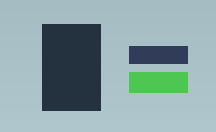
#> input picture 比赛/华为杯/卷子/代码填空练习/B_客服运营与设备巡检/data/inspection.jpg, 216 x 132 px
$ python B04.py   (older library calls are emulated)
#> lines starting #> are read from the running program, lines starting #| are printed output that depends on the picture; after the words box and inside, x2 and y2 are one past the last pixel; in counts of white or black regions, pixels touching at a corner belong together
# B04：参考实现。
# 通过脚本位置找文件，PyCharm 的工作目录不同也能运行。
import os  # 处理路径与输出目录。
HERE = os.path.dirname(os.path.abspath(__file__))  # 当前脚本所在目录。
DATA = os.path.normpath(os.path.join(HERE, "..", "..", "..", "B_客服运营与设备巡检", "data"))  # 随卷数据目录。
OUT = os.path.join(HERE, "outputs", "B04")  # 本题产物目录；不覆盖输入。
os.makedirs(OUT, exist_ok=True)  # 第一次运行也能保存。

import cv2
import matplotlib.image as mpimg
import matplotlib.pyplot as plt
import numpy as np
import pandas as pd

rgb = mpimg.imread(os.path.join(DATA, 'inspection.jpg'))
#> rgb is the input picture: shape (132, 216, 3); mean R, G, B 137.3, 162.5, 165.2
# 输入通道顺序不同会改变灰度和最终边缘。
gray = cv2.cvtColor(rgb, cv2.COLOR_RGB2GRAY)
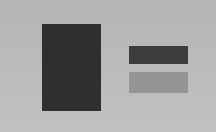
#> gray: shape (132, 216); min 46, max 192, mean 155.4
# 对 x 方向求一阶导；x 表示亮度变化方向，不是边线朝向。
gx = cv2.Sobel(gray, cv2.CV_32F, 1, 0, ksize=3)
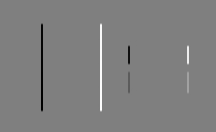
#> gx: shape (132, 216) float32; min -576, max 578, mean 0; drawn with min black and max white
# 对 y 方向求一阶导；不要把两个参数对写成一样。
gy = cv2.Sobel(gray, cv2.CV_32F, 0, 1, ksize=3)
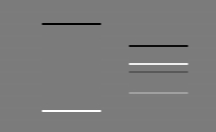
#> gy: shape (132, 216) float32; min -544, max 578, mean 0.6; drawn with min black and max white
mag = cv2.magnitude(gx, gy)
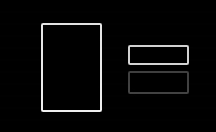
#> mag: shape (132, 216) float32; min 0, max 612.4, mean 18.9; drawn with min black and max white
# 使用合成幅值筛选强边缘，阈值边界包含等号。
strong = mag >= 120
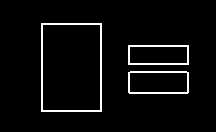
#> strong: shape (132, 216) bool; 4.2% white in thin lines or dots, all inside (x1, y1, x2, y2) = (41, 23, 189, 112)
# 方向占优比较绝对值，否则负的强梯度会被误判。
x_edge = strong & (np.abs(gx) >= np.abs(gy))
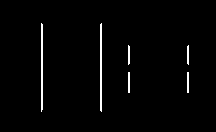
#> x_edge: shape (132, 216) bool; 1.8% white in thin lines or dots, all inside (x1, y1, x2, y2) = (41, 23, 189, 112)
# 剩余强边缘全部归 y，不能把弱边缘也选进去。
y_edge = strong & ~x_edge
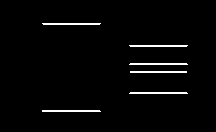
#> y_edge: shape (132, 216) bool; 2.4% white in thin lines or dots, all inside (x1, y1, x2, y2) = (42, 23, 188, 112)
limits = [0, 32, 96, 160, 208, 256]
# 绿色位于 RGB 的下标 1；边界列表允许箱宽不等。
counts, edges = np.histogram(rgb[:, :, 1], bins=limits)
#> counts = [0, 6195, 0, 22317, 0]; edges = [0, 32, 96, 160, 208, 256]
fig, axes = plt.subplots(1, 3, figsize=(11, 4))
axes[0].imshow(rgb)
axes[0].axis('off')
axes[1].imshow(x_edge, cmap='gray')
axes[1].set_title('X-dominant strong edges')
axes[1].axis('off')
axes[2].imshow(y_edge, cmap='gray')
axes[2].set_title('Y-dominant strong edges')
axes[2].axis('off')
fig.tight_layout()
fig.savefig(os.path.join(OUT, 'edge_directions.png'), dpi=120)
plt.close(fig)
pd.DataFrame({'kind': ['strong', 'x', 'y'], 'count': [int(strong.sum()), int(x_edge.sum()), int(y_edge.sum())]}).to_csv(os.path.join(OUT, 'edge_counts.csv'), index=False)
pd.DataFrame({'left': edges[:-1], 'right': edges[1:], 'count': counts}).to_csv(os.path.join(OUT, 'green_histogram.csv'), index=False)
print('强边缘、x 占优、y 占优', int(strong.sum()), int(x_edge.sum()), int(y_edge.sum()))
#| 强边缘、x 占优、y 占优 1206 511 695
